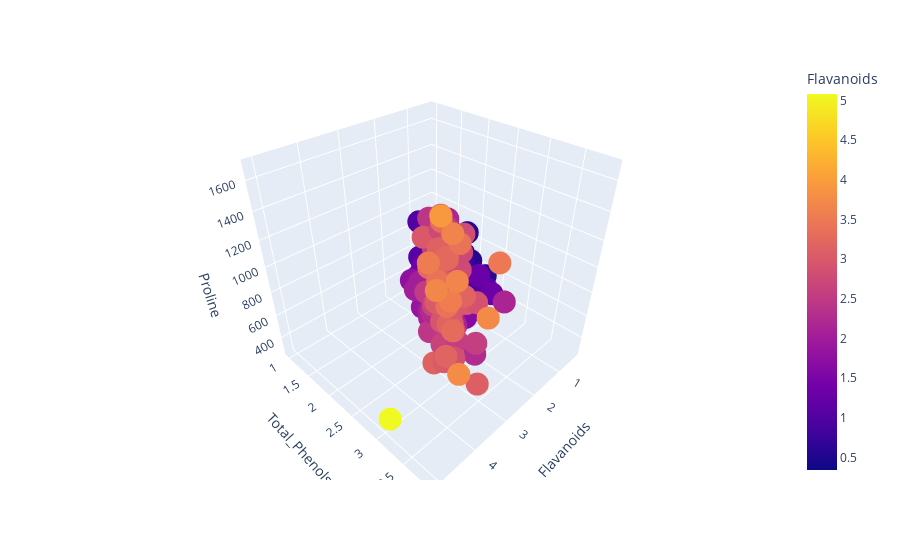

The notebook cell this image was saved under:
### Code cell
import plotly.express as px
fig = px.scatter_3d(data, x='Flavanoids', y='Total_Phenols', z='Proline', 
                    color='Flavanoids')
fig.show()

### Figure 1 — Plotly figure (JSON) as saved in the notebook; plotly's stock layout.template omitted (floating-point values rounded to 4 significant figures; data arrays with more than 128 entries replaced by an {"elided": "..."} marker saying what was removed)
{"data": [{"hovertemplate": "Flavanoids=%{marker.color}<br>Total_Phenols=%{y}<br>Proline=%{z}<extra></extra>", "legendgroup": "", "marker": {"color": {"elided": "178 float values"}, "coloraxis": "coloraxis", "symbol": "circle"}, "mode": "markers", "name": "", "scene": "scene", "showlegend": false, "type": "scatter3d", "x": {"elided": "178 float values"}, "y": {"elided": "178 float values"}, "z": {"elided": "178 int values"}}], "layout": {"coloraxis": {"colorbar": {"title": {"text": "Flavanoids"}}, "colorscale": [[0, "#0d0887"], [0.1111, "#46039f"], [0.2222, "#7201a8"], [0.3333, "#9c179e"], [0.4444, "#bd3786"], [0.5556, "#d8576b"], [0.6667, "#ed7953"], [0.7778, "#fb9f3a"], [0.8889, "#fdca26"], [1, "#f0f921"]]}, "legend": {"tracegroupgap": 0}, "margin": {"t": 60}, "scene": {"domain": {"x": [0, 1], "y": [0, 1]}, "xaxis": {"title": {"text": "Flavanoids"}}, "yaxis": {"title": {"text": "Total_Phenols"}}, "zaxis": {"title": {"text": "Proline"}}}}}
